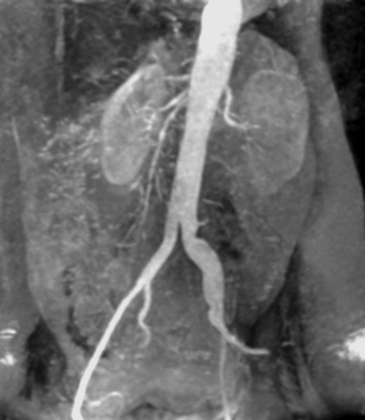
%> input picture DIP3E_CH03/figures/fig0312.tif, 365 x 420 px, shrunk from 720 x 828 before the run
$ octave q3_12.m   (GNU Octave 9; MATLAB toolbox functions it lacks are replaced by stand-ins)
%> lines starting %> are read from the running program, lines starting %| are printed output that depends on the picture; in (x1, y1, x2, y2) boxes, pixels count from 0 and x2, y2 are one past the last pixel; in counts of white or black regions, pixels touching at a corner belong together; the program's own positions count from 1
%%Figura 3.12
src = imread('fig0312.tif');
%> src is the input picture: size 420x365 uint8; min 0, max 234, mean 103.5
[m,n] = size(src);
%> m = 420; n = 365
im_1 = src;
im_2 = src;

for i = 1:m
    for j = 1:n
        if(im_1(i,j) > 150 && im_1(i,j) <= 255)
            im_1(i,j) = 220;
        else
            im_1(i,j) = 0;
        end
    end
end
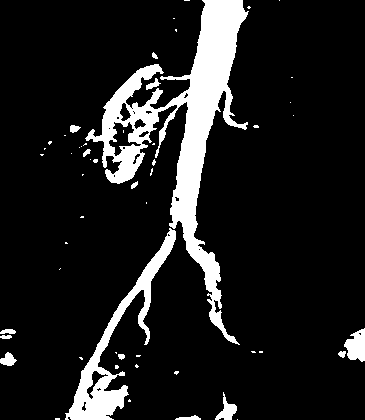
%> im_1: size 420x365 uint8; values 0 (black) and 220 (white), 12% white; 54 white regions (39 under 20 px), largest, box (x1, y1, x2, y2) and area: (85, 0, 249, 345) 12947, (65, 228, 176, 420) 3849, (344, 328, 365, 362) 487

for i = 1:m
    for j = 1:n
        if(im_2(i,j) > 80 && im_2(i,j) <= 150)
            im_2(i,j) = 0;
        end
    end
end
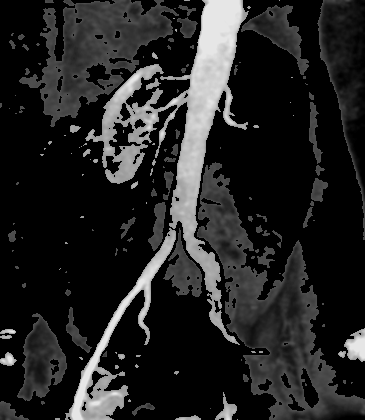
%> im_2: size 420x365 uint8; min 0, max 234, mean 36.1

figure;
subplot(1,3,1);
imshow(src);
subplot(1,3,2);
imshow(im_1);
subplot(1,3,3);
imshow(im_2);

$ run again, with DIP3E_CH03/figures/fig0309.tif copied over DIP3E_CH03/figures/fig0312.tif
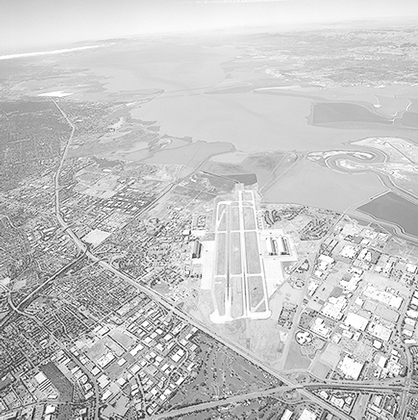
%> input picture DIP3E_CH03/figures/fig0309.tif, 418 x 420 px, shrunk from 765 x 769 before the run
%> src is the input picture: size 420x418 uint8; min 5, max 255, mean 197
%> after the loop `for i = 1:m`:
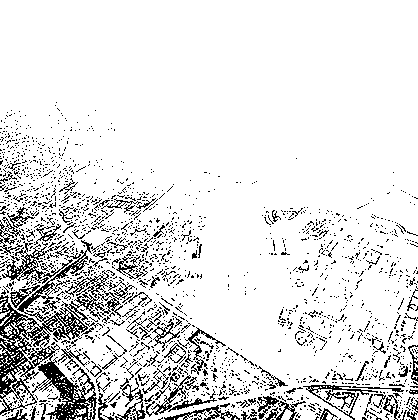
%> im_1: size 420x418 uint8; values 0 (black) and 220 (white), 88.3% white; black in thin lines or dots, all inside (x1, y1, x2, y2) = (0, 102, 418, 420)
%> after the loop `for i = 1:m`:
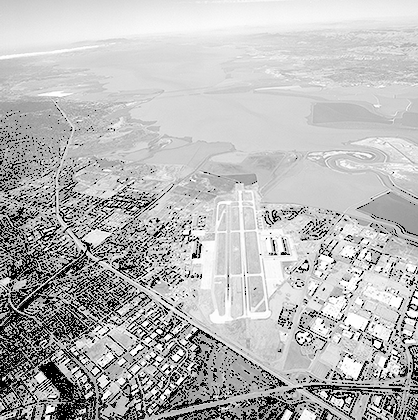
%> im_2: size 420x418 uint8; 10.16% of pixels changed, all inside (x1, y1, x2, y2) = (0, 102, 418, 420)
